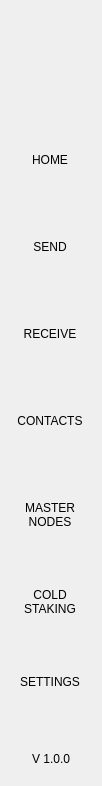
<?xml version="1.0" encoding="UTF-8"?>
<ui version="4.0">
 <class>NavMenuWidget</class>
 <widget class="QWidget" name="NavMenuWidget">
  <property name="geometry">
   <rect>
    <x>0</x>
    <y>0</y>
    <width>102</width>
    <height>786</height>
   </rect>
  </property>
  <property name="windowTitle">
   <string>Form</string>
  </property>
  <property name="styleSheet">
   <string notr="true">padding:0px;
border:none;
margin:0px;</string>
  </property>
  <layout class="QVBoxLayout" name="verticalLayout">
   <property name="spacing">
    <number>0</number>
   </property>
   <property name="leftMargin">
    <number>0</number>
   </property>
   <property name="topMargin">
    <number>0</number>
   </property>
   <property name="rightMargin">
    <number>0</number>
   </property>
   <property name="bottomMargin">
    <number>0</number>
   </property>
   <item>
    <widget class="QWidget" name="navContainer_2" native="true">
     <layout class="QVBoxLayout" name="navContainer" stretch="0,0,0,0,0">
      <property name="spacing">
       <number>0</number>
      </property>
      <property name="leftMargin">
       <number>0</number>
      </property>
      <property name="topMargin">
       <number>0</number>
      </property>
      <property name="rightMargin">
       <number>0</number>
      </property>
      <property name="bottomMargin">
       <number>10</number>
      </property>
      <item>
       <widget class="QPushButton" name="imgLogo">
        <property name="minimumSize">
         <size>
          <width>0</width>
          <height>120</height>
         </size>
        </property>
        <property name="focusPolicy">
         <enum>Qt::NoFocus</enum>
        </property>
        <property name="text">
         <string/>
        </property>
        <property name="iconSize">
         <size>
          <width>64</width>
          <height>64</height>
         </size>
        </property>
       </widget>
      </item>
      <item>
       <widget class="QScrollArea" name="scrollAreaNav">
        <property name="sizePolicy">
         <sizepolicy hsizetype="Expanding" vsizetype="Expanding">
          <horstretch>0</horstretch>
          <verstretch>0</verstretch>
         </sizepolicy>
        </property>
        <property name="minimumSize">
         <size>
          <width>0</width>
          <height>0</height>
         </size>
        </property>
        <property name="styleSheet">
         <string notr="true">QScrollBar {
height:0px;
 width:0px;
}

#scrollAreaNav{
background-color:transparent;
}</string>
        </property>
        <property name="horizontalScrollBarPolicy">
         <enum>Qt::ScrollBarAlwaysOff</enum>
        </property>
        <property name="sizeAdjustPolicy">
         <enum>QAbstractScrollArea::AdjustToContents</enum>
        </property>
        <property name="widgetResizable">
         <bool>true</bool>
        </property>
        <property name="alignment">
         <set>Qt::AlignLeading|Qt::AlignLeft|Qt::AlignTop</set>
        </property>
        <widget class="QWidget" name="scrollAreaNavVert">
         <property name="geometry">
          <rect>
           <x>0</x>
           <y>0</y>
           <width>102</width>
           <height>620</height>
          </rect>
         </property>
         <property name="sizePolicy">
          <sizepolicy hsizetype="Preferred" vsizetype="Expanding">
           <horstretch>0</horstretch>
           <verstretch>0</verstretch>
          </sizepolicy>
         </property>
         <property name="minimumSize">
          <size>
           <width>0</width>
           <height>0</height>
          </size>
         </property>
         <property name="autoFillBackground">
          <bool>false</bool>
         </property>
         <property name="styleSheet">
          <string notr="true">#scrollAreaNavVert{
background-color:transparent;
}</string>
         </property>
         <layout class="QVBoxLayout" name="verticalLayout_3">
          <property name="spacing">
           <number>0</number>
          </property>
          <property name="sizeConstraint">
           <enum>QLayout::SetDefaultConstraint</enum>
          </property>
          <property name="leftMargin">
           <number>0</number>
          </property>
          <property name="topMargin">
           <number>0</number>
          </property>
          <property name="rightMargin">
           <number>0</number>
          </property>
          <property name="bottomMargin">
           <number>0</number>
          </property>
          <item>
           <widget class="QToolButton" name="btnDashboard">
            <property name="minimumSize">
             <size>
              <width>100</width>
              <height>80</height>
             </size>
            </property>
            <property name="text">
             <string>HOME
</string>
            </property>
            <property name="iconSize">
             <size>
              <width>32</width>
              <height>32</height>
             </size>
            </property>
            <property name="checkable">
             <bool>true</bool>
            </property>
            <property name="checked">
             <bool>true</bool>
            </property>
            <property name="autoExclusive">
             <bool>true</bool>
            </property>
           </widget>
          </item>
          <item>
           <widget class="QToolButton" name="btnSend">
            <property name="minimumSize">
             <size>
              <width>100</width>
              <height>80</height>
             </size>
            </property>
            <property name="text">
             <string>SEND
</string>
            </property>
            <property name="iconSize">
             <size>
              <width>32</width>
              <height>32</height>
             </size>
            </property>
            <property name="checkable">
             <bool>true</bool>
            </property>
            <property name="autoExclusive">
             <bool>true</bool>
            </property>
           </widget>
          </item>
          <item>
           <widget class="QToolButton" name="btnReceive">
            <property name="minimumSize">
             <size>
              <width>100</width>
              <height>80</height>
             </size>
            </property>
            <property name="text">
             <string>RECEIVE
</string>
            </property>
            <property name="checkable">
             <bool>true</bool>
            </property>
            <property name="autoExclusive">
             <bool>true</bool>
            </property>
           </widget>
          </item>
          <item>
           <widget class="QToolButton" name="btnAddress">
            <property name="minimumSize">
             <size>
              <width>100</width>
              <height>80</height>
             </size>
            </property>
            <property name="text">
             <string>CONTACTS
</string>
            </property>
            <property name="iconSize">
             <size>
              <width>32</width>
              <height>32</height>
             </size>
            </property>
            <property name="checkable">
             <bool>true</bool>
            </property>
            <property name="autoExclusive">
             <bool>true</bool>
            </property>
           </widget>
          </item>
          <item>
           <widget class="QToolButton" name="btnMaster">
            <property name="minimumSize">
             <size>
              <width>100</width>
              <height>80</height>
             </size>
            </property>
            <property name="text">
             <string>MASTER
NODES</string>
            </property>
            <property name="iconSize">
             <size>
              <width>32</width>
              <height>32</height>
             </size>
            </property>
            <property name="checkable">
             <bool>true</bool>
            </property>
            <property name="autoExclusive">
             <bool>true</bool>
            </property>
           </widget>
          </item>
          <item>
           <widget class="QToolButton" name="btnColdStaking">
            <property name="minimumSize">
             <size>
              <width>100</width>
              <height>80</height>
             </size>
            </property>
            <property name="text">
             <string>COLD
STAKING</string>
            </property>
            <property name="iconSize">
             <size>
              <width>32</width>
              <height>32</height>
             </size>
            </property>
            <property name="checkable">
             <bool>true</bool>
            </property>
            <property name="autoExclusive">
             <bool>true</bool>
            </property>
           </widget>
          </item>
          <item>
           <widget class="QToolButton" name="btnSettings">
            <property name="minimumSize">
             <size>
              <width>100</width>
              <height>80</height>
             </size>
            </property>
            <property name="text">
             <string>SETTINGS
</string>
            </property>
            <property name="iconSize">
             <size>
              <width>32</width>
              <height>32</height>
             </size>
            </property>
            <property name="checkable">
             <bool>true</bool>
            </property>
            <property name="autoExclusive">
             <bool>true</bool>
            </property>
           </widget>
          </item>
         </layout>
        </widget>
       </widget>
      </item>
      <item>
       <spacer name="verticalSpacer">
        <property name="orientation">
         <enum>Qt::Vertical</enum>
        </property>
        <property name="sizeType">
         <enum>QSizePolicy::Minimum</enum>
        </property>
        <property name="sizeHint" stdset="0">
         <size>
          <width>20</width>
          <height>10</height>
         </size>
        </property>
       </spacer>
      </item>
      <item>
       <widget class="QLabel" name="labelVersion">
        <property name="maximumSize">
         <size>
          <width>16777215</width>
          <height>60</height>
         </size>
        </property>
        <property name="text">
         <string>V 1.0.0</string>
        </property>
        <property name="alignment">
         <set>Qt::AlignBottom|Qt::AlignHCenter</set>
        </property>
       </widget>
      </item>
      <item>
       <spacer name="verticalSpacer_2">
        <property name="orientation">
         <enum>Qt::Vertical</enum>
        </property>
        <property name="sizeType">
         <enum>QSizePolicy::Minimum</enum>
        </property>
        <property name="sizeHint" stdset="0">
         <size>
          <width>20</width>
          <height>10</height>
         </size>
        </property>
       </spacer>
      </item>
     </layout>
    </widget>
   </item>
  </layout>
 </widget>
 <resources/>
 <connections/>
</ui>
